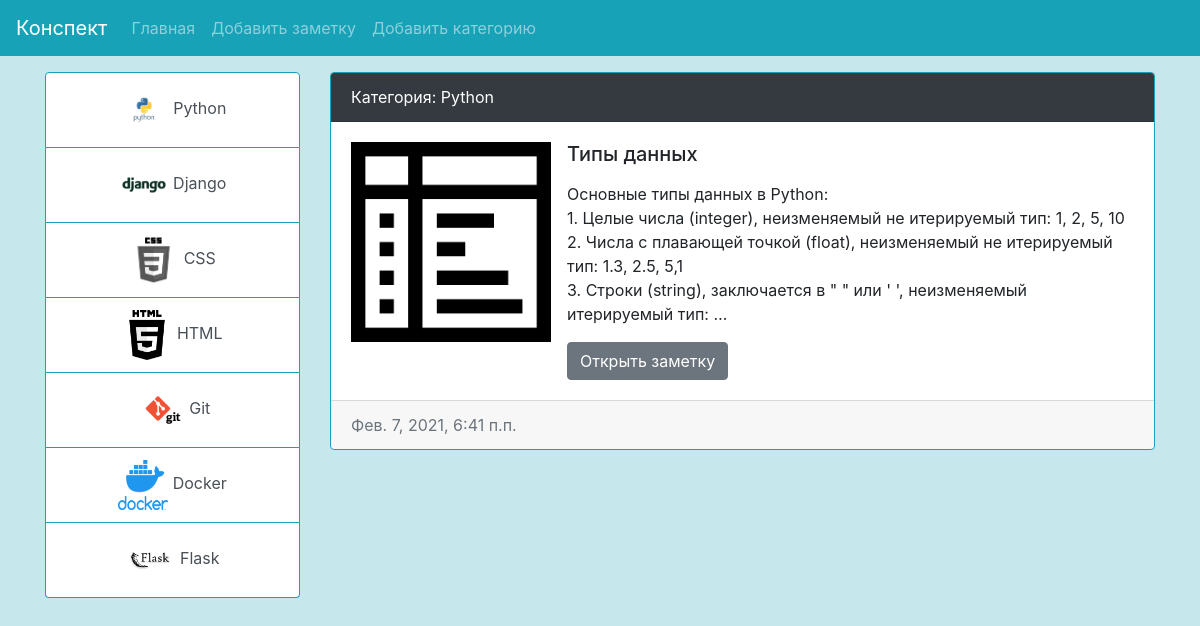
Page /category/1/ on the committed database.
### notes/models.py (models this page shows, shortened)
class CategoryModel(models.Model):
    title = models.CharField(max_length=150,
                             verbose_name='Категория',
                             db_index=True)
    photo = models.ImageField(upload_to='category_photos/%Y/%m/%d/',
                              verbose_name='Фото_категории',
                              blank=True)
    def get_absolute_url(self):
        return reverse('view_category', kwargs={'category_id': self.pk})
    def __str__(self):
        return self.title
    class Meta:
        verbose_name = 'Категория'
        verbose_name_plural = 'Категории'

class NoteModel(models.Model):
    note_title = models.CharField(max_length=150,
                                  db_index=True,
                                  verbose_name='Заголовок')
    note_content = models.TextField(blank=True,
                                    verbose_name='Контент')
    created_at = models.DateTimeField(auto_now_add=True,
                                      verbose_name='Дата создания')
    updated_at = models.DateTimeField(auto_now=True,
                                      verbose_name="Обновлено")
    note_photo = models.ImageField(upload_to='note_photos/%Y/%m/%d/',
                                   verbose_name="Фото_заметки",
                                   blank=True)
    is_published = models.BooleanField(default=True,
                                       verbose_name="Опубликовано")
    category = models.ForeignKey("CategoryModel",
                                 on_delete=models.PROTECT,
                                 verbose_name='Категория')
    def get_absolute_url(self):
        return reverse('view_note', kwargs={'note_id': self.pk})
    class Meta:
        verbose_name = 'Заметка'
        verbose_name_plural = 'Заметки'
        ordering = ['-created_at', 'note_title']

### notes/views.py (the view)
# urls.py: path('category/<int:category_id>/', get_category, name='view_category'),
def get_category(request, category_id):
    notes = NoteModel.objects.filter(category_id=category_id)
    category = CategoryModel.objects.get(pk=category_id)
    context = {
        'notes': notes,
        'title': 'Конспект',
        'category': category,
    }
    return render(request,
                  template_name='notes/category.html',
                  context=context)

### notes/templatetags/notes_tags.py (called while the page is built)
@register.inclusion_tag('notes/list_categories.html')
def show_categories():
    categories = CategoryModel.objects.all()
    return {'categories': categories}

### notes/templates/notes/category.html (shortened to what this page needs)
{% extends 'base.html' %}
{% block sidebar %}
    {% include 'include_templates/_sidebar.html' %}
{% endblock %}
{% block content %}
    {% for item in notes %}
        <div class="card mb-3 card border-info">
            <div class="card-header text-white bg-dark">
                Категория: {{ item.category }}
            </div>
            <div class="card-body">
                <div class="media">
                    {% if item.note_photo %}
                        <img src="{{ item.note_photo.url }}" alt=""
                             width="200" height="200" class="mr-3">
                    {% else %}
                        <img src="https://pbs.twimg.com/media/DotX76qX4AAPR6O.png"
                             alt="" width="200" height="200"
                             class="mr-3">
                    {% endif %}
                    <div class="media-body">
                        <h5 class="card-title">{{ item.note_title }}</h5>
                        <p class="card-text">{{ item.note_content|linebreaks|truncatewords:40 }}</p>
                        <a href="{{ item.get_absolute_url }}" class="btn btn-secondary">Открыть
                            заметку</a>
                    </div>
                </div>
            </div>
            <div class="card-footer text-muted">
                {{ item.created_at }}
            </div>
        </div>
    {% endfor %}
{% endblock %}

### notes/templates/notes/list_categories.html
<div class="list-group">
    {% for item in categories %}
        <a href="{{ item.get_absolute_url }}"
           class="list-group-item list-group-item-action text-center  border-info">
            {% if item.photo %}
                <img src="{{ item.photo.url }}" alt="" width="50"
                     height="50">
            {% else %}
                <img src="https://pbs.twimg.com/media/DotX76qX4AAPR6O.png"
                     alt="" width="50" height="50"
                     class="mr-3">
            {% endif %}
            {{ item.title }}</a>
    {% endfor %}
</div>

### my_notes/static/css/style.css (style rules this page uses)
body { background-color: rgba(160, 217, 224, 0.6); }

### rows in the picture
CategoryModel: photo (picture), title "Python"
CategoryModel: photo (picture), title "Django"
CategoryModel: photo (picture), title "CSS"
CategoryModel: photo (picture), title "HTML"
CategoryModel: photo (picture), title "Git"
CategoryModel: photo (picture), title "Docker"
CategoryModel: photo (picture), title "Flask"
NoteModel: category "Python", note_photo (picture), note_title "Типы данных", note_content "Основные типы данных в Python: 1. Целые числа (integer), неизменяемый не итерируемый тип: 1, 2, 5, 10 2. Числа с плавающей точкой (float), неизменяемый не итерируемый тип: 1.3, 2.5, 5,1 3. Строки (string), заключается в \" \" или ' ', неизменяемый итерируемый тип: …", created_at "Фев. 7, 2021, 6:41 п.п."
